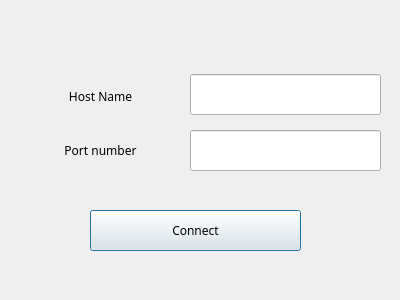
<?xml version="1.0" encoding="UTF-8"?>
<ui version="4.0">
 <class>Form</class>
 <widget class="QWidget" name="Form">
  <property name="geometry">
   <rect>
    <x>0</x>
    <y>0</y>
    <width>400</width>
    <height>300</height>
   </rect>
  </property>
  <property name="font">
   <font>
    <family>JetBrains Mono</family>
   </font>
  </property>
  <property name="windowTitle">
   <string>Form</string>
  </property>
  <widget class="QLabel" name="loginLabel_2">
   <property name="geometry">
    <rect>
     <x>10</x>
     <y>76</y>
     <width>181</width>
     <height>41</height>
    </rect>
   </property>
   <property name="text">
    <string>Host Name</string>
   </property>
   <property name="textFormat">
    <enum>Qt::AutoText</enum>
   </property>
   <property name="alignment">
    <set>Qt::AlignCenter</set>
   </property>
   <property name="textInteractionFlags">
    <set>Qt::NoTextInteraction</set>
   </property>
  </widget>
  <widget class="QPushButton" name="connectButton">
   <property name="geometry">
    <rect>
     <x>90</x>
     <y>210</y>
     <width>211</width>
     <height>41</height>
    </rect>
   </property>
   <property name="text">
    <string>Connect</string>
   </property>
   <property name="shortcut">
    <string>Return</string>
   </property>
   <property name="default">
    <bool>true</bool>
   </property>
  </widget>
  <widget class="QLabel" name="passwordLabel_2">
   <property name="geometry">
    <rect>
     <x>10</x>
     <y>130</y>
     <width>181</width>
     <height>41</height>
    </rect>
   </property>
   <property name="text">
    <string>Port number</string>
   </property>
   <property name="alignment">
    <set>Qt::AlignCenter</set>
   </property>
   <property name="textInteractionFlags">
    <set>Qt::NoTextInteraction</set>
   </property>
  </widget>
  <widget class="QLineEdit" name="hostNameField">
   <property name="geometry">
    <rect>
     <x>190</x>
     <y>74</y>
     <width>191</width>
     <height>41</height>
    </rect>
   </property>
   <property name="sizePolicy">
    <sizepolicy hsizetype="Expanding" vsizetype="Fixed">
     <horstretch>0</horstretch>
     <verstretch>0</verstretch>
    </sizepolicy>
   </property>
  </widget>
  <widget class="QLineEdit" name="portNumberField">
   <property name="geometry">
    <rect>
     <x>190</x>
     <y>130</y>
     <width>191</width>
     <height>41</height>
    </rect>
   </property>
   <property name="echoMode">
    <enum>QLineEdit::Password</enum>
   </property>
  </widget>
 </widget>
 <resources/>
 <connections/>
</ui>
